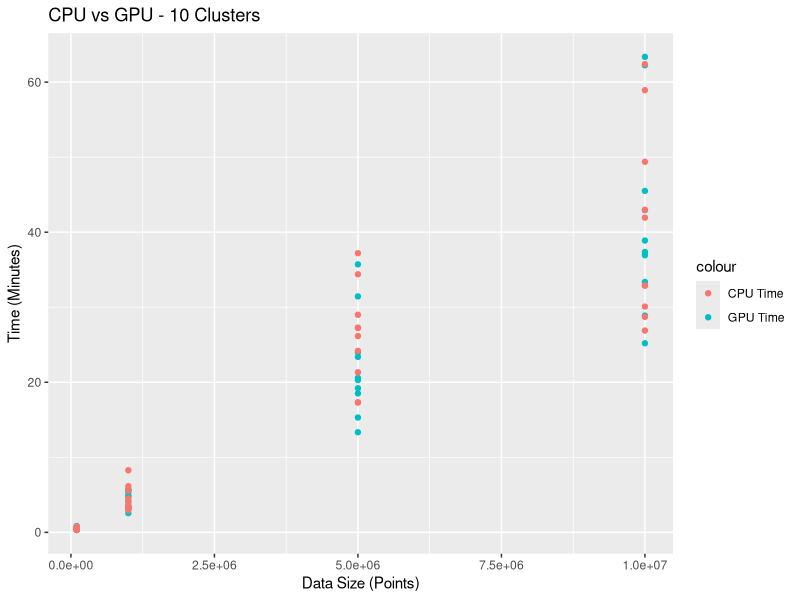

Write the R code that produced this figure.
library(tidyverse)
setwd('~/Documents/github/cpuvgpu/testing/data')
data <- read_csv('arch.csv')

num <- 10
name <- paste("CPU vs GPU -", num, "Clusters")
oneClusterResult <- data %>% filter(num_clusters == num) %>% select(-num_clusters) 
ggplot(oneClusterResult, aes(x = data_size, y=y)) + 
  geom_point(aes(y = gpu_time, col = "GPU Time")) + 
  geom_point(aes(y = cpu_time, col = "CPU Time")) +
  labs(
    title = name,
    x = "Data Size (Points)",
    y = "Time (Minutes)"
  )
# plot(data_size, cpu_time)

